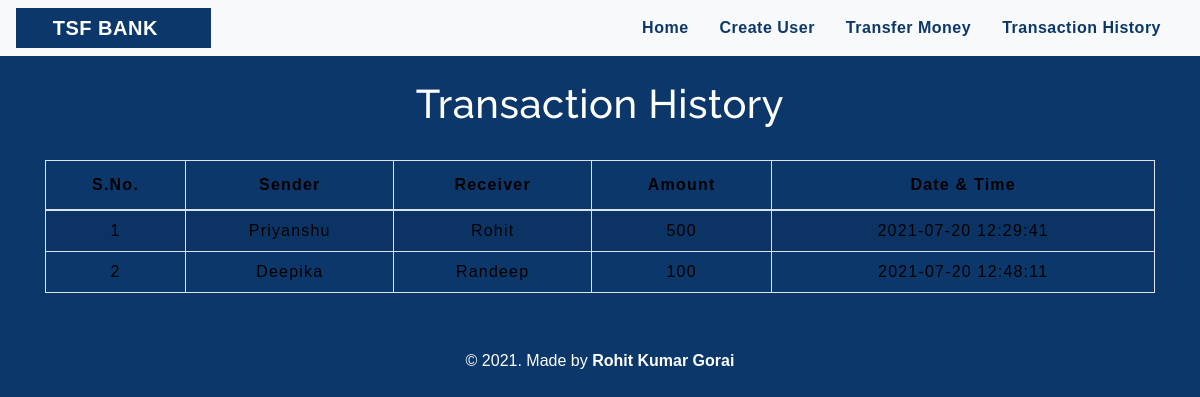
The page /transactionhistory.php on the database its author committed.
### tables this page shows
CREATE TABLE `transaction` (
  `sno` int(3) NOT NULL,
  `sender` text NOT NULL,
  `receiver` text NOT NULL,
  `balance` int(8) NOT NULL,
  `datetime` datetime NOT NULL DEFAULT current_timestamp()
);

### transactionhistory.php (the view, shortened to what this page needs)
<!DOCTYPE html>
<html lang="en">
<head>
    <link rel="stylesheet" href="https://stackpath.bootstrapcdn.com/bootstrap/4.5.2/css/bootstrap.min.css">
    <link rel="stylesheet" type="text/css" href="css/table.css">
    <link rel="stylesheet" type="text/css" href="css/navbar.css">
</head>
<body style="background-color : #0C376A;">
<?php
  include 'navbar.php';
?>
	<div class="container">
        <h2 class="text-center pt-4" style="color : white;">Transaction History</h2>
       <br>
       <div class="table-responsive-sm">
    <table class="table table-hover table-striped table-condensed table-bordered">
        <thead style="color : black;">
            <tr>
                <th class="text-center">S.No.</th>
                <th class="text-center">Sender</th>
                <th class="text-center">Receiver</th>
                <th class="text-center">Amount</th>
                <th class="text-center">Date & Time</th>
            </tr>
        </thead>
        <tbody>
        <?php
            include 'config.php';
            $sql ="select * from transaction";
            $query =mysqli_query($conn, $sql);
            while($rows = mysqli_fetch_assoc($query))
            {
        ?>
            <tr style="color : black;">
            <td class="py-2"><?php echo $rows['sno']; ?></td>
            <td class="py-2"><?php echo $rows['sender']; ?></td>
            <td class="py-2"><?php echo $rows['receiver']; ?></td>
            <td class="py-2"><?php echo $rows['balance']; ?> </td>
            <td class="py-2"><?php echo $rows['datetime']; ?> </td>
        <?php
            }
        ?>
        </tbody>
    </table>
    </div>
</div>
<footer class="text-center mt-5 py-2">
    <p style="color: white;">&copy 2021. Made by <b>Rohit Kumar Gorai</b></p>
</footer>
</body>
</html>

### css/table.css (style rules this page uses)
* { padding: 0; margin: 0; box-sizing: border-box; font-family: sans-serif; }
h2 { font-size: 40px; }
table { letter-spacing: 1.2px; }
td { text-align: center; }

### css/navbar.css (style rules this page uses)
h2 { color: #ffffff; letter-spacing: 0.5px; font-family: raleway; }

### rows shown on the page
transaction: sno "1", sender "Priyanshu", receiver "Rohit", balance "500", datetime "2021-07-20 12:29:41"
transaction: sno "2", sender "Deepika", receiver "Randeep", balance "100", datetime "2021-07-20 12:48:11"
